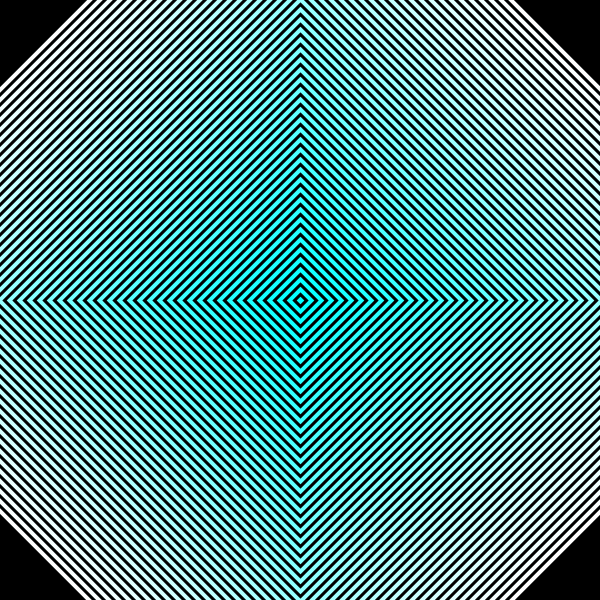
Frame 1 (no input)
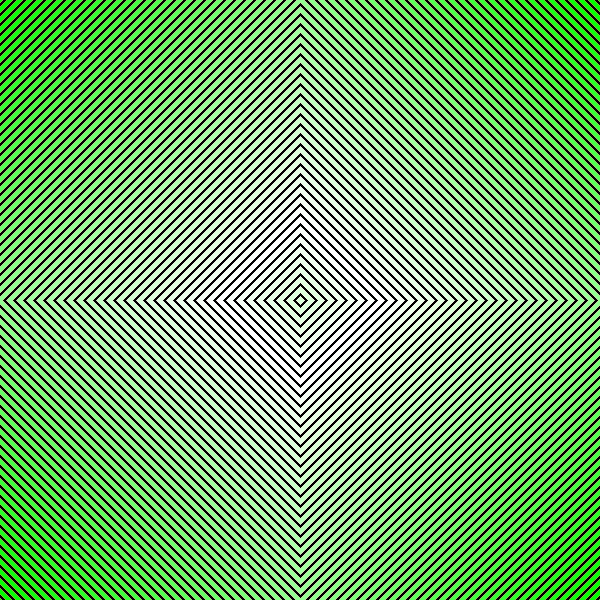
Frame 60 (the mouse pressed at the canvas centre just before this capture)
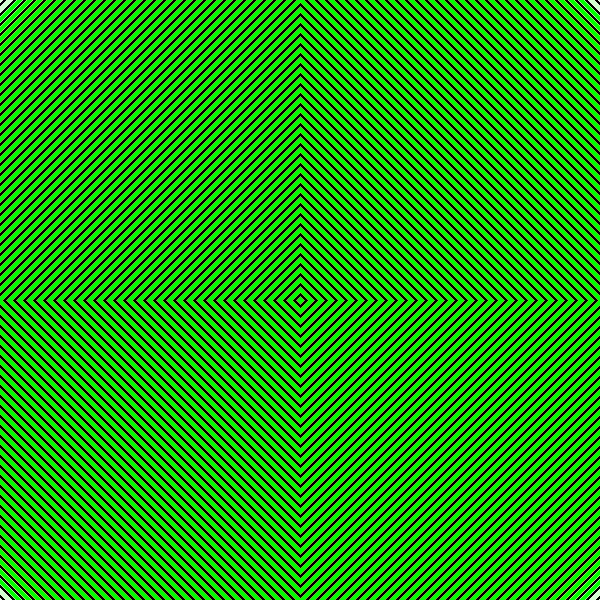
Frame 120 (the mouse held since frame 60 and released just before this capture)

The Processing sketch that drew these frames (run headless with seeded random() and noise(); from frame 60 on, the mouse is pressed at the canvas centre):

// Processing sketch: rainbow_flashes_white_bg
// ── rainbow_flashes_white_bg.pde
int up = 301;
int down = 299;
int stroke = 4;
int bool1 = 255;
int bool2 = 255;
int bool3 = 255;
int temp = 0;


class GradientArray {
  public IntList colourwheel;
  
  public IntList create() {
    colourwheel = new IntList();
    for (int i = 0; i <=255; i = i+5) {
      colourwheel.append(i);
    }
    return colourwheel;
  }
  
  public IntList cycle() {
    //makes sure you don't generate an infinite amount of data
    if (colourwheel.size() < width*2) {
      colourwheel.append(colourwheel.get(colourwheel.size()-1)); 
    }
  
    //swaps array values one index number up
    for (int i = colourwheel.size()-1; i > 0; i--) {
      colourwheel.set(i, colourwheel.get(i-1));
    }
    return colourwheel;
  }
  
  public IntList cyclefirst() {
    //sets value of first index of array
    if (colourwheel.get(0) == 0 || colourwheel.get(0) == 255) {
      colourwheel.set(0, colourwheel.get(2));
    }
    else {
      if (colourwheel.get(1) < colourwheel.get(2)) {
        colourwheel.set(0, colourwheel.get(0)-5);
      }
      if (colourwheel.get(1) > colourwheel.get(2)) {
        colourwheel.set(0, colourwheel.get(0)+5);
      }
    }
   return colourwheel; 
 }

}

GradientArray master = new GradientArray();
GradientArray dummy = new GradientArray();
IntList m = master.create();
IntList d = dummy.create();

//creates list of colours to swap through
int[] b = { 255, 255, 0 };
int[] g = { 255, 0, 255 };
int[] r = { 0, 255, 255 };
int[] c = { 255, 0, 0 };
int[] ma = { 0, 255, 0 };
int[] y = { 0, 0, 255 };
int[][] colourswap = { r, y, g, c, b, ma };

void setup() {
  background(0, 0, 0);
  size(600, 600);
}

void draw() {
  
  //does the actual drawing
  for (int i = 0; i < m.size(); i++) {
        if(colourswap[temp][0] == 0) {
          bool1 = d.get(i);
        }
        if(colourswap[temp][1] == 0) {
          bool2 = d.get(i);
        }
        if(colourswap[temp][2] == 0) {
          bool3 = d.get(i);
        }   
      stroke(bool1, bool2, bool3);  
      strokeWeight(stroke);
      noFill();
      quad(300, up, down, 300, 300, down, up, 300);
      up = up + 10;
      down = down - 10;
      
  }
  up = 301;
  down = 299;
  bool1 = 255;
  bool2 = 255;
  bool3 = 255;
  
  //iterates variable that swaps colourst
  //if(d.get(0) == 0) {
    if(temp == 5) {
      temp = 0;
    }
    else {
    temp = temp + 1;
    }
  //}
  
  
  m = master.cycle();
  d = dummy.cycle();
  m = master.cyclefirst();
  
  if(mousePressed == true) {
    d.set(0, 0);
  }
  else {
    d.set(0, m.get(0));
  }
  
}
